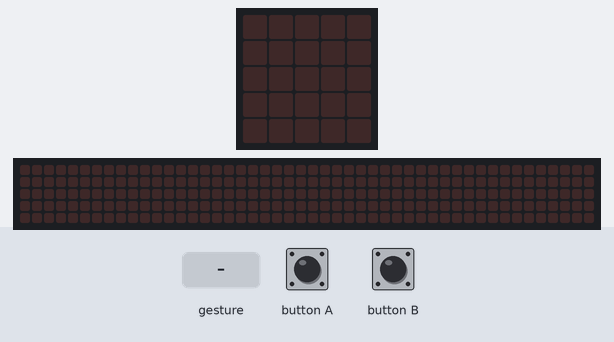
Recording of a program running on a simulated BBC micro:bit (MakeCode). Shown: the board's 5×5 LED display, a strip that is not on the board, showing the scrolling text unrolled. The inputs (shaded band) are chosen by the test bench. A tilt is held for 1.5 s and a shake lasts 1 s, then the board lies face up again; the 48×5 strip is a reading aid, not a part: it shows the text the display is scrolling, unrolled, one strip-width of it at a time.

Above: at 1.2 s.
1.3 s: button B pressed for 0.15 s
At 3.92 s:
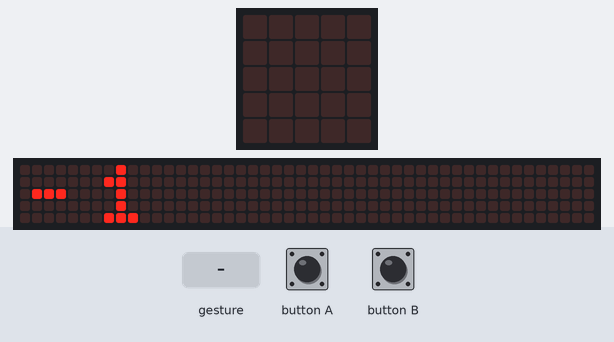
4.3 s: button A pressed for 0.15 s
At 5.6 s:
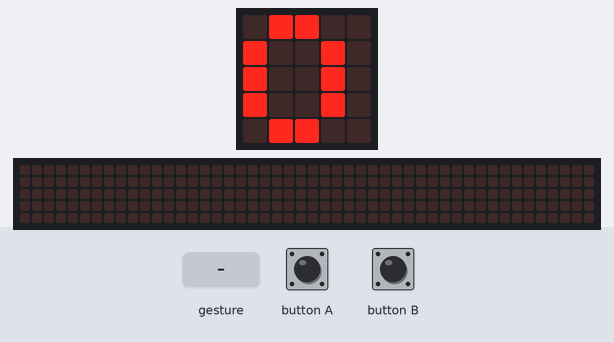
5.9 s: gesture 'shake'
At 7.3 s:
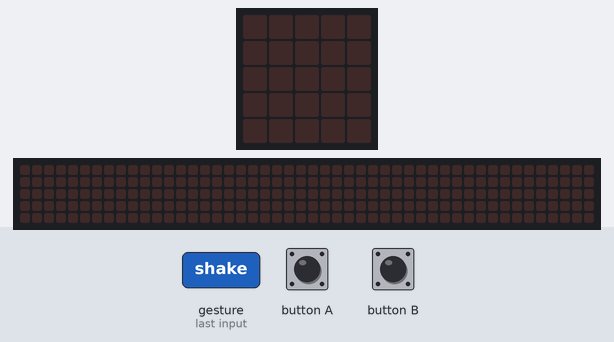
7.6 s: button B pressed for 0.15 s
At 8.12 s:
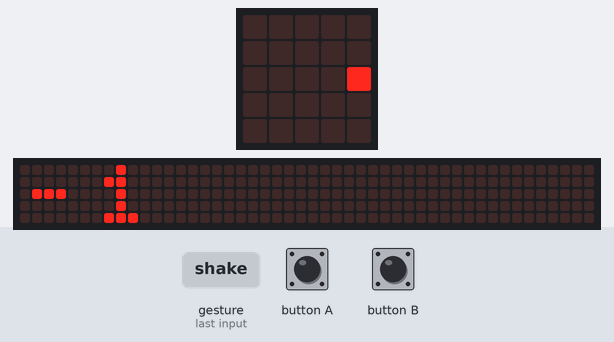
Timing chart, 0 to 10.6 s (numbered marks = the images above; inputs shaded):
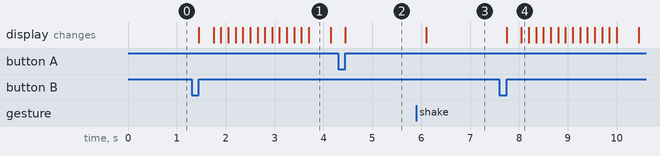

The program:

main.ts
```typescript
input.onButtonPressed(Button.A, function () {
    entradas += 1
    basic.showString("" + (entradas))
})
input.onGesture(Gesture.Shake, function () {
    entradas = 0
    basic.clearScreen()
})
input.onButtonPressed(Button.B, function () {
    entradas += -1
    basic.showString("" + (entradas))
})
let entradas = 0
entradas = 0
```

test.ts
```typescript
// aquí va el archivo "tests"; esto no se compilará cuando este paquete se utilice como una extensión.
```

Measured:
- after the input at 1.3 s, the display: changes after 0.15 s (image 1)
- after the input at 4.3 s, the display: changes after 0.15 s (image 2)
- after the input at 5.9 s, the display: changes after 0.20 s (image 3)
- after the input at 7.6 s, the display: first changes after 0.15 s (image 4 shows a later state)
- what the display in image 1 shows lasts 0.5 s, from 3.7 s to 4.2 s
